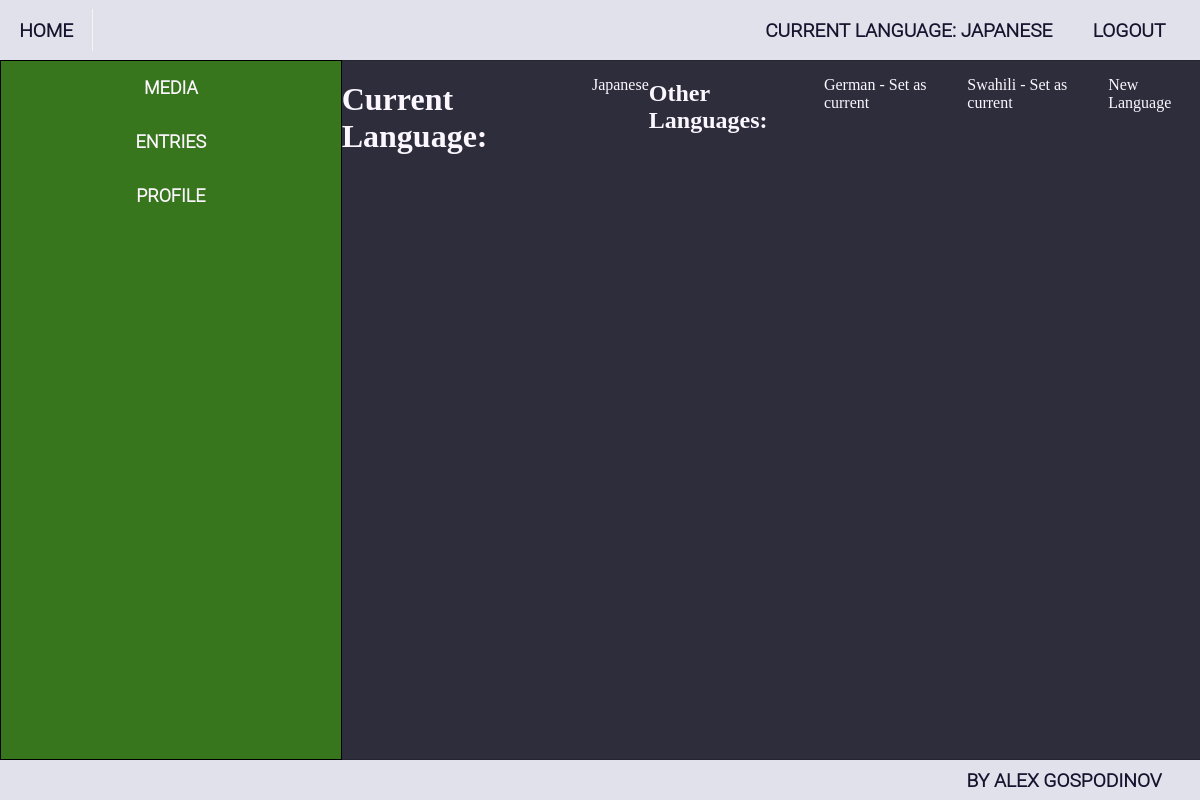
Screenshot of /language/ (signed in) with the database file from the repository.
### ImmersionTracker/accounts/models.py (models this page shows, shortened)
class ImmersionTrackerUser(auth_models.AbstractBaseUser, auth_models.PermissionsMixin):
    MAX_EMAIL_LENGTH = 150
    MAX_FIRST_NAME_LENGTH = 150
    MAX_LAST_NAME_LENGTH = 150
    email = models.EmailField(
        _("email address"),
        max_length=MAX_EMAIL_LENGTH,
        unique=True,
        error_messages={
            "unique": _("A user with that email already exists."),
        },
    )
    first_name = models.CharField(_("first name"), max_length=MAX_FIRST_NAME_LENGTH, blank=True)
    last_name = models.CharField(_("last name"), max_length=MAX_LAST_NAME_LENGTH, blank=True)
    is_staff = models.BooleanField(
        _("staff status"),
        default=False,
        help_text=_("Designates whether the user can log into this admin site."),
    )
    is_active = models.BooleanField(
        _("active"),
        default=True,
        help_text=_(
            "Designates whether this user should be treated as active. "
            "Unselect this instead of deleting accounts."
        ),
    )
    date_joined = models.DateTimeField(_("date joined"), default=timezone.now)
    object = ImmersionTrackerUserManager()
    USERNAME_FIELD = 'email'

class Profile(models.Model):
    NICKNAME_MAX_LENGTH = 20
    nickname = models.CharField(
        max_length=NICKNAME_MAX_LENGTH,
        blank=True,
        null=True,
    )
    current_language = models.ForeignKey('languages.Language', on_delete=models.SET_NULL, blank=True, null=True)
    user = models.OneToOneField(
        ImmersionTrackerUser,
        on_delete=models.CASCADE,
        related_name='profile',
        primary_key=True,
    )

### ImmersionTracker/languages/models.py (models this page shows, shortened)
class Language(models.Model):
    LANGUAGE_NAME_MAX_LENGTH = 20
    name = models.CharField(
        max_length=LANGUAGE_NAME_MAX_LENGTH,
        null=False,
        blank=False,
    )
    user_profile = models.ForeignKey(
        Profile,
        on_delete=models.CASCADE,
        related_name='languages',
        null=False,
        blank=False,
    )

### ImmersionTracker/languages/views.py (the view)
# urls.py: path('', LanguagesIndexView.as_view(), name='languages_index'),
class LanguagesIndexView(views.TemplateView):
    template_name = 'languages/languages_index.html'
    def get_context_data(self, **kwargs):
        context = super().get_context_data(**kwargs)
        context['languages'] = get_current_profile(self.request).languages.all()
        context['current_language'] = get_current_language(self.request)
        return context

### ImmersionTracker/utils.py (called while the page is built)
def get_current_profile(request):
    return Profile.objects.get(user_id=request.user.id)

def get_current_language(request):
    return get_current_profile(request).current_language

### templates/languages/languages_index.html
{% extends 'base.html' %}
{% block main_content %}
    <h1>Current Language:</h1>
    <p> {{ current_language.name }}</p>
    <h2>Other Languages:</h2>
    {% for lang in languages %}
        {% if request.user.profile.current_language != lang %}
            <p> {{ lang.name }} -<a href="{% url 'language_change_current' pk=lang.pk %}"> Set as current </a></p>
        {% endif %}
    {% endfor %}
    <p><a href="{% url 'language_create' %}">New Language</a></p>
{% endblock %}

### templates/base.html (shortened to what this page needs)
{% load static %}
<!DOCTYPE html>
<html lang="en">
<head>
    <link rel="stylesheet" href="{% static 'style/style.css' %}">
</head>
<body>
    <header>
        <div class="go-to-index-btn">
            <a href="{% url 'index' %}"> Home </a>
        </div>
        <div class="navigation">
            <ul class="header-nav logout-and-language">
                {% if request.user.is_authenticated %}
                    <li><a href="{% url 'languages_index' %}">Current Language:
                        {% if request.user.profile.current_language %}
                            {{ request.user.profile.current_language.name }}
                        {% else %}
                            None
                        {% endif %}
                        </a>
                    </li>
                    <li><a href="{% url 'logout' %}"> Logout </a></li>
                {% else %}
                    <li><a href="{% url 'login' %}"> Log In </a></li>
                    <li><a href="{% url 'register_account' %}"> Register </a></li>
                {% endif %}
            </ul>
        </div>
    </header>
    <div class="base-wrapper">
    <div class="sidebar">
        <ul class="sidebar-buttons">
            {% if request.user.is_authenticated %}
                <li class="sidebar-button"><a href="{% url 'all_media' %}"><span>Media</span> </a></li>
                <li class="sidebar-button"><a href="{% url 'all_entries' %}"><span>Entries</span></a></li>
                <li class="sidebar-button"><a href="{% url 'profile_details' pk=request.user.id %}"><span>Profile</span></a></li>
            {% endif %}
        </ul>
    </div>
        {% block main_content %}
        {% endblock %}
    </div>
    <footer class="footer">
        <p class="credit">By Alex Gospodinov</p>
    </footer>
</body>
</html>

### staticfiles/style/main.css (style rules this page uses)
body { background-color: #2d2d3b; color: #FCF7FF; height: 100vh; margin: 0; padding: 0; display: flex; flex-direction: column; }
a { color: inherit; text-decoration: none; }
.base-wrapper { flex: 1; display: flex; }
html { overflow: hidden; }

### staticfiles/style/header_footer_and_sidebar.css (style rules this page uses)
header, footer { background-color: #e1e1eb; color: #14142e; font-size: larger; font-family: "Roboto Light", sans-serif; font-weight: bold; text-transform: uppercase; height: 60px; box-shadow: 1px 0 1px black; display: flex; flex-direction: row; align-items: center; }
.footer { height: 40px; justify-content: end; padding-right: 2em; }
.navigation { display: flex; flex-direction: row; justify-content: end; flex: 1; }
.header-nav { margin: 1em 0 1em 0; padding: 0 1em 0 1em; list-style-type: none; display: flex; flex-direction: row; gap: 0.5em; }
.header-nav > li { padding: 0.5em 0.8em 0.5em 0.8em }
.go-to-index-btn { flex: 0; padding: 0.5em 1em 0.5em 1em; margin-right: 0.5em; border-right: 0.1em solid #f1f6f0; }
.sidebar { width: 20em; background-color: #38761d; border: 1px solid black; font-size: large; font-family: "Roboto Light", sans-serif; font-weight: bold; }
.sidebar > ul { list-style-type: none; text-transform: uppercase; }
.sidebar-button { width: 100%; height: 3em; line-height: 3em; text-align: center; }
.sidebar-button > a { display: block; height: 100%; }
ul { padding: 0; margin: 0; }

### rows the page displays
ImmersionTrackerUser: user.profile.current_language.name "JAPANESE"
Language: name "Japanese"
Language: name "German"
Language: name "Swahili"
